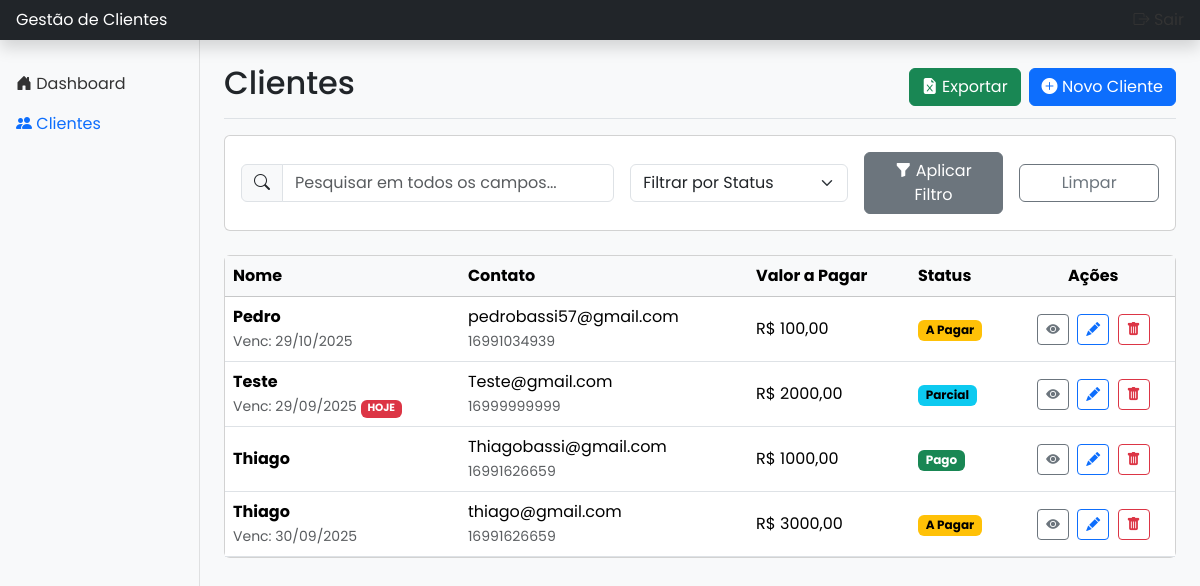
/clientes (signed in), run on the app's committed database.
### app.py (models this page shows)
class Cliente(db.Model):
    id = db.Column(db.Integer, primary_key=True)
    nome = db.Column(db.String(100), nullable=False)
    email = db.Column(db.String(100), unique=True, nullable=False)
    telefone = db.Column(db.String(20), nullable=True)
    valor_a_pagar = db.Column(db.Float, nullable=False, default=0.0)
    status_pagamento = db.Column(db.String(20), nullable=False, default='A Pagar')
    anotacoes = db.Column(db.Text, nullable=True)
    data_vencimento = db.Column(db.Date, nullable=True)

### app.py (the view, shortened to what this page needs)
@app.route('/clientes')
@login_required
def listar_clientes():
    status_filtro = request.args.get('status', '')
    search_query = request.args.get('q', '').strip()
    query = Cliente.query
    if status_filtro and status_filtro != 'Todos':
        query = query.filter_by(status_pagamento=status_filtro)
    clientes = query.order_by(Cliente.nome).all()
    return render_template('lista_clientes.html', clientes=clientes, status_atual=status_filtro, search_atual=search_query, hoje=date.today())

### app.py (called while the page is built)
@login_manager.user_loader
def load_user(user_id):
    return User.query.get(int(user_id))

@app.context_processor
def inject_year():
    return {'year': date.today().year}

def nl2br(value):
    if value:
        return Markup(str(value).replace('\n', '<br>\n'))
    return ''

### templates/lista_clientes.html (shortened to what this page needs)
{% extends 'base.html' %}
{% block content %}
<div class="d-flex justify-content-between flex-wrap flex-md-nowrap align-items-center pb-2 mb-3 border-bottom">
    <h1 class="h2">Clientes</h1>
    <div class="btn-toolbar mb-2 mb-md-0 gap-2">
        <a href="{{ url_for('exportar_clientes') }}" class="btn btn-success">
            <i class="bi bi-file-earmark-excel-fill"></i> Exportar
        </a>
        <a href="{{ url_for('novo_cliente') }}" class="btn btn-primary">
            <i class="bi bi-plus-circle-fill"></i> Novo Cliente
        </a>
    </div>
</div>
<div class="card mb-4">
    <div class="card-body">
        <form method="get" action="{{ url_for('listar_clientes') }}" class="row g-3 align-items-center">
            <div class="col-md-5">
                <div class="input-group">
                    <span class="input-group-text"><i class="bi bi-search"></i></span>
                    <input type="search" class="form-control" name="q" id="q" placeholder="Pesquisar em todos os campos..." value="{{ search_atual or '' }}">
                </div>
            </div>
            <div class="col-md-3">
                <select name="status" id="status" class="form-select">
                    <option value="Todos" {% if status_atual == 'Todos' or not status_atual %}selected{% endif %}>Filtrar por Status</option>
                </select>
            </div>
            <div class="col-md-2">
                <button type="submit" class="btn btn-secondary w-100">
                    <i class="bi bi-funnel-fill"></i> Aplicar Filtro
                </button>
            </div>
            <div class="col-md-2">
                <a href="{{ url_for('listar_clientes') }}" class="btn btn-outline-secondary w-100">
                    Limpar
                </a>
            </div>
        </form>
    </div>
</div>
<div class="card">
    <div class="table-responsive">
        <table class="table table-hover align-middle mb-0">
            <thead class="table-light">
                <tr>
                    <th scope="col">Nome</th>
                    <th scope="col">Contato</th>
                    <th scope="col">Valor a Pagar</th>
                    <th scope="col">Status</th>
                    <th scope="col" class="text-center">Ações</th>
                </tr>
            </thead>
            <tbody id="clientTableBody">
                {% for cliente in clientes %}
                <tr>
                    <td>
                        <div class="fw-bold">{{ cliente.nome }}</div>
                        {% if cliente.data_vencimento and cliente.status_pagamento != 'Pago' %}
                            <small class="text-muted">
                                Venc: {{ cliente.data_vencimento.strftime('%d/%m/%Y') }}
                                {% if cliente.data_vencimento == hoje %}
                                    <span class="badge bg-danger">HOJE</span>
                                {% elif cliente.data_vencimento < hoje %}
                                    <span class="badge bg-danger">VENCIDO</span>
                                {% endif %}
                            </small>
                        {% endif %}
                    </td>
                    <td>
                        <div>{{ cliente.email }}</div>
                        <small class="text-muted">{{ cliente.telefone }}</small>
                    </td>
                    <td>R$ {{ "%.2f"|format(cliente.valor_a_pagar)|replace('.', ',') }}</td>
                    <td>
                        {% set status_map = {
                            'Pago': 'success',
                            'A Pagar': 'warning',
                            'Parcial': 'info'
                        } %}
                        <span class="badge text-bg-{{ status_map.get(cliente.status_pagamento, 'secondary') }}">{{ cliente.status_pagamento }}</span>
                    </td>
                    <td class="text-center">
                        <button type="button" class="btn btn-sm btn-outline-secondary me-1" data-bs-toggle="modal" data-bs-target="#clienteModal{{ cliente.id }}" title="Ver Anotações">
                            <i class="bi bi-eye-fill"></i>
                        </button>
                        <a href="{{ url_for('editar_cliente', id=cliente.id) }}" class="btn btn-sm btn-outline-primary me-1" title="Editar">
                            <i class="bi bi-pencil-fill"></i>
                        </a>
                        <form action="{{ url_for('excluir_cliente', id=cliente.id) }}" method="post" class="d-inline" onsubmit="return confirm('Tem certeza que deseja excluir este cliente?');">
                            <button type="submit" class="btn btn-sm btn-outline-danger" title="Excluir">
                                <i class="bi bi-trash-fill"></i>
                            </button>
                        </form>
                    </td>
                </tr>
                {% endfor %}
            </tbody>
        </table>
    </div>
</div>
{% endblock %}

### templates/base.html (shortened to what this page needs)
<!doctype html>
<html lang="pt-br" data-bs-theme="light">
<head>
    <link href="https://cdn.jsdelivr.net/npm/bootstrap@5.3.3/dist/css/bootstrap.min.css" rel="stylesheet">
    <link rel="stylesheet" href="https://cdn.jsdelivr.net/npm/bootstrap-icons@1.11.3/font/bootstrap-icons.min.css">
</head>
<body>
{% if current_user.is_authenticated %}
<header class="navbar navbar-dark sticky-top bg-dark flex-md-nowrap p-0 shadow">
    <a class="navbar-brand col-md-3 col-lg-2 me-0 px-3 fs-6" href="#">Gestão de Clientes</a>
    <div class="navbar-nav">
        <div class="nav-item text-nowrap">
            <a class="nav-link px-3" href="{{ url_for('logout') }}">
                <i class="bi bi-box-arrow-right"></i> Sair
            </a>
        </div>
    </div>
</header>
<div class="container-fluid">
    <div class="row">
        <nav id="sidebarMenu" class="col-md-3 col-lg-2 d-md-block bg-light sidebar collapse">
            <div class="position-sticky pt-3">
                <ul class="nav flex-column">
                    <li class="nav-item">
                        <a class="nav-link {% if request.endpoint == 'dashboard' %}active{% endif %}" href="{{ url_for('dashboard') }}">
                            <i class="bi bi-house-door-fill"></i> Dashboard
                        </a>
                    </li>
                    <li class="nav-item">
                        <a class="nav-link {% if 'cliente' in request.endpoint %}active{% endif %}" href="{{ url_for('listar_clientes') }}">
                            <i class="bi bi-people-fill"></i> Clientes
                        </a>
                    </li>
                </ul>
            </div>
        </nav>
        <main class="col-md-9 ms-sm-auto col-lg-10 px-md-4">
            {% block content %}{% endblock %}
        </main>
    </div>
</div>
{% else %}
    <main class="container">
         {% block auth_content %}{% endblock %}
    </main>
{% endif %}
</body>
</html>

### templates/base.html (style rules this page uses)
body { font-family: 'Poppins', sans-serif; background-color: #f8f9fa; }
.sidebar { position: fixed; top: 0; bottom: 0; left: 0; z-index: 100; padding: 48px 0 0; box-shadow: inset -1px 0 0 rgba(0, 0, 0, .1); }
main { padding-top: 1.5rem; }
.nav-link { color: #333; }
.nav-link.active { color: #0d6efd; }

### data on the page
Cliente: nome "Pedro", data_vencimento "29/10/2025", email "pedrobassi57@gmail.com", telefone "16991034939", valor_a_pagar "100,00", status_pagamento "A Pagar"
Cliente: nome "Teste", data_vencimento "29/09/2025", shows "HOJE", email "Teste@gmail.com", telefone "16999999999", valor_a_pagar "2000,00", status_pagamento "Parcial"
Cliente: nome "Thiago", email "Thiagobassi@gmail.com", telefone "16991626659", valor_a_pagar "1000,00", status_pagamento "Pago"
Cliente: nome "Thiago", data_vencimento "30/09/2025", email "thiago@gmail.com", telefone "16991626659", valor_a_pagar "3000,00", status_pagamento "A Pagar"
